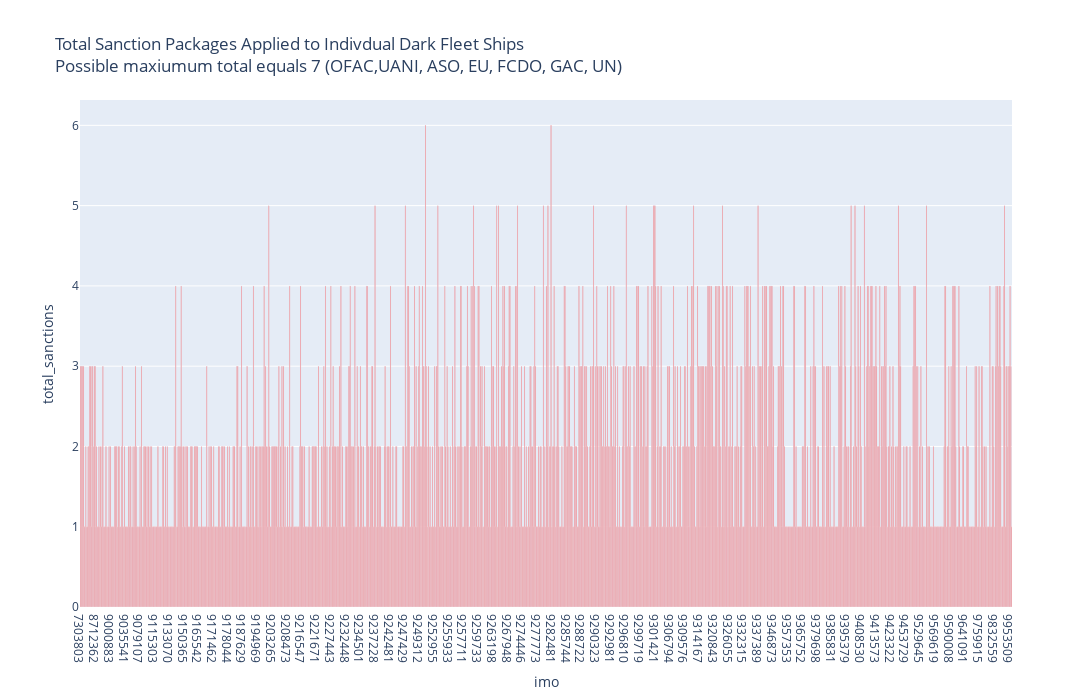

The code cell stored with this chart in its notebook:
### Code cell
df['imo'] = df.imo.astype(str)
df = df.sort_values(by='imo').reset_index(drop=True)

fig = px.bar(df, x='imo', y='total_sanctions', color_discrete_sequence=['red'], title='Total Sanction Packages Applied to Indivdual Dark Fleet Ships<br>'
                                                                      'Possible maxiumum total equals 7 (OFAC,UANI, ASO, EU, FCDO, GAC, UN)')
fig.update_layout(width=1400, height=700)
# fig.update_layout(
#     paper_bgcolor='white',  # Background color of the entire chart
#     plot_bgcolor='lightgray'     # Background color of the plot area
# )

# Show the plot
fig.show()
fig.write_html("total_sanctioned_bodies_interactive_plot.html")

### Figure 1 — Plotly figure (JSON) as saved in the notebook; plotly's stock layout.template omitted (floating-point values rounded to 4 significant figures; data arrays with more than 128 entries replaced by an {"elided": "..."} marker saying what was removed)
{"data": [{"hovertemplate": "imo=%{x}<br>total_sanctions=%{y}<extra></extra>", "legendgroup": "", "marker": {"color": "red", "pattern": {"shape": ""}}, "name": "", "orientation": "v", "showlegend": false, "textposition": "auto", "type": "bar", "x": {"elided": "1204 str values"}, "xaxis": "x", "y": {"elided": "1204 int values"}, "yaxis": "y"}], "layout": {"barmode": "relative", "height": 700, "legend": {"tracegroupgap": 0}, "title": {"text": "Total Sanction Packages Applied to Indivdual Dark Fleet Ships<br>Possible maxiumum total equals 7 (OFAC,UANI, ASO, EU, FCDO, GAC, UN)"}, "width": 1400, "xaxis": {"anchor": "y", "domain": [0, 1], "title": {"text": "imo"}}, "yaxis": {"anchor": "x", "domain": [0, 1], "title": {"text": "total_sanctions"}}}}
